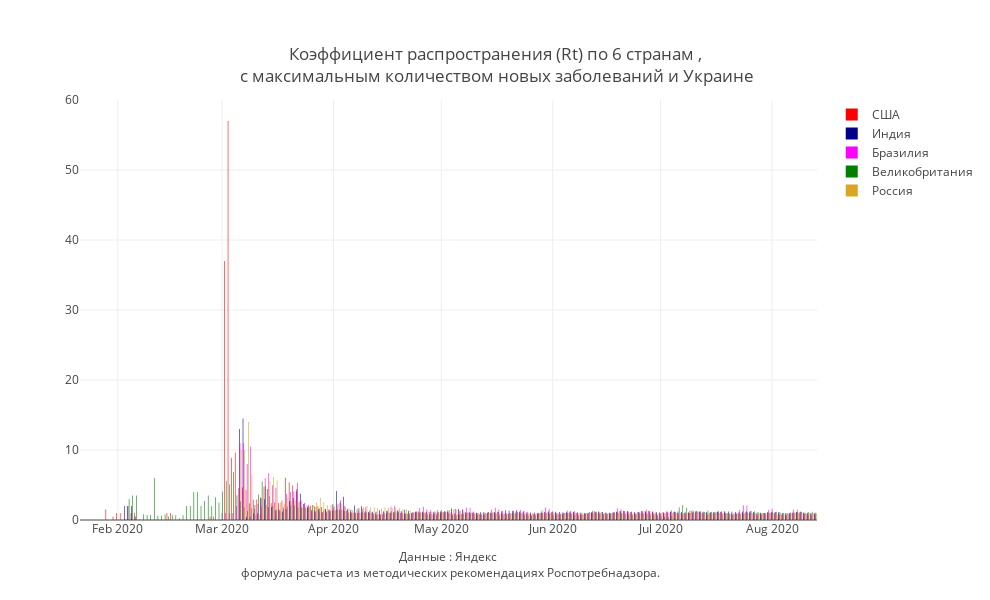

Notebook cell for this chart:
### Code cell
#mask = (X.Date>datetime.date(2020,5,1))&(X.Region.isin(regions_towatch))

colors_dict = { "США": "red",
                "Бразилия": "magenta",
                "Россия": "goldenrod",
                "Индия": "darkblue",
                "Великобритания": "green",
                 'Испания': 'aquamarine'}
fig = go.Figure()
for i in country_towatch:
    mask = X['Country'] == i
        
    fig.add_trace(
        
        go.Bar(
        name = f'{i}',
        x=X[mask].Date,
        y=X[mask].Rt,
        text=round(X[mask].Rt,3),
        textposition='inside',
        marker_color= colors_dict.get(i),
        
        showlegend=True))




                  
fig.update_layout(
    annotations=[
        
            dict(x=0.5,y=-0.15,
            showarrow=False,
            text="Данные : Яндекс <br> формула расчета из методических рекомендациях Роспотребнадзора.",
            xref="paper",
            yref="paper")],
                  title = "Коэффициент распространения (Rt) по 6 странам ,<br> с максимальным количеством новых заболеваний и Украине ",
                  title_x = 0.5,
                  title_y= 0.9,
                  title_xanchor = "center",
                  title_yanchor = "bottom", 
                 # legend_x = 0.05,legend_y = 0.9,
                  width = 990, height = 600,template = 'gridon',
    
    
                 # xaxis_title='Коэффициент рассчитан, исходя из данных оперативного штаба и <br>' + 
                               #' формулы расчета в методических рекомендациях Роспотребнадзора. ',
    yaxis_title = ' '
)


fig.show()

### Figure 1 — Plotly figure (JSON) as saved in the notebook; plotly's stock layout.template omitted (floating-point values rounded to 4 significant figures; data arrays with more than 128 entries replaced by an {"elided": "..."} marker saying what was removed)
{"data": [{"marker": {"color": "red"}, "name": "США", "showlegend": true, "text": {"elided": "205 float values"}, "textposition": "inside", "type": "bar", "x": {"elided": "205 str values"}, "y": {"elided": "205 float values"}}, {"marker": {"color": "darkblue"}, "name": "Индия", "showlegend": true, "text": {"elided": "205 float values"}, "textposition": "inside", "type": "bar", "x": {"elided": "205 str values"}, "y": {"elided": "205 float values"}}, {"marker": {"color": "magenta"}, "name": "Бразилия", "showlegend": true, "text": {"elided": "205 float values"}, "textposition": "inside", "type": "bar", "x": {"elided": "205 str values"}, "y": {"elided": "205 float values"}}, {"marker": {"color": "green"}, "name": "Великобритания", "showlegend": true, "text": {"elided": "205 float values"}, "textposition": "inside", "type": "bar", "x": {"elided": "205 str values"}, "y": {"elided": "205 float values"}}, {"marker": {"color": "goldenrod"}, "name": "Россия", "showlegend": true, "text": {"elided": "205 float values"}, "textposition": "inside", "type": "bar", "x": {"elided": "205 str values"}, "y": {"elided": "205 float values"}}], "layout": {"annotations": [{"showarrow": false, "text": "Данные : Яндекс <br> формула расчета из методических рекомендациях Роспотребнадзора.", "x": 0.5, "xref": "paper", "y": -0.15, "yref": "paper"}], "height": 600, "title": {"text": "Коэффициент распространения (Rt) по 6 странам ,<br> с максимальным количеством новых заболеваний и Украине ", "x": 0.5, "xanchor": "center", "y": 0.9, "yanchor": "bottom"}, "width": 990, "yaxis": {"title": {"text": " "}}}}
